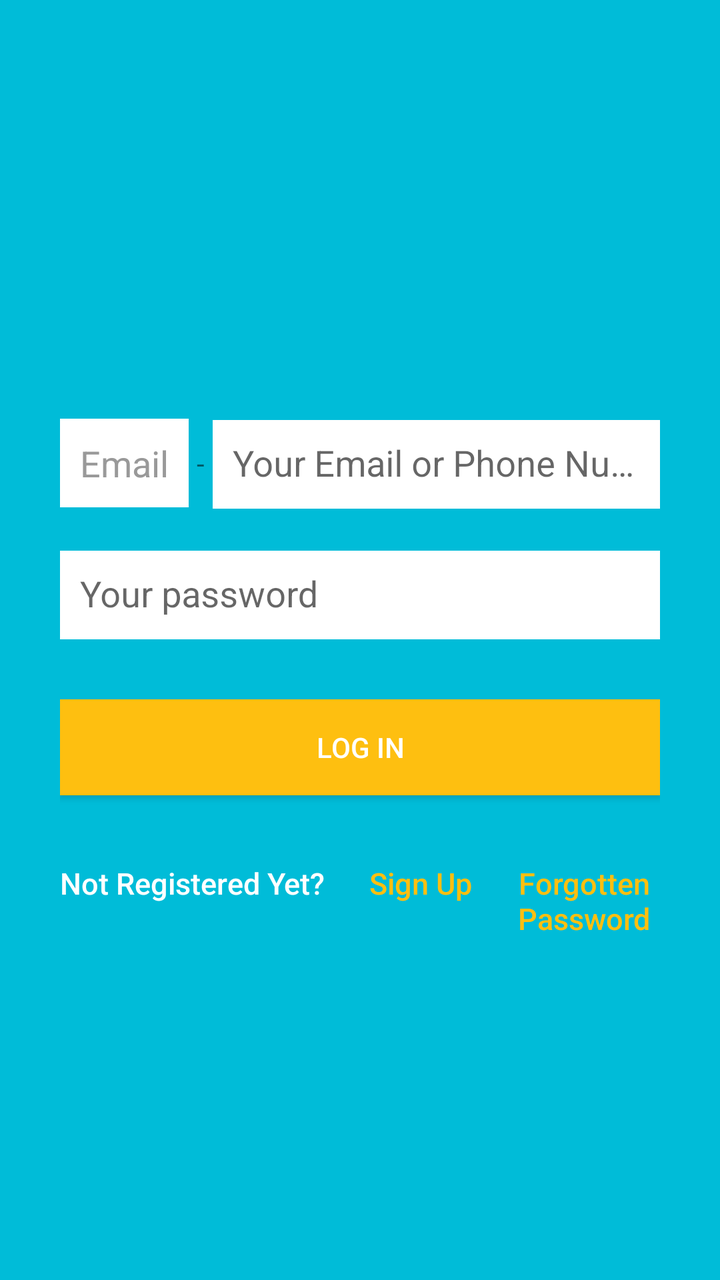
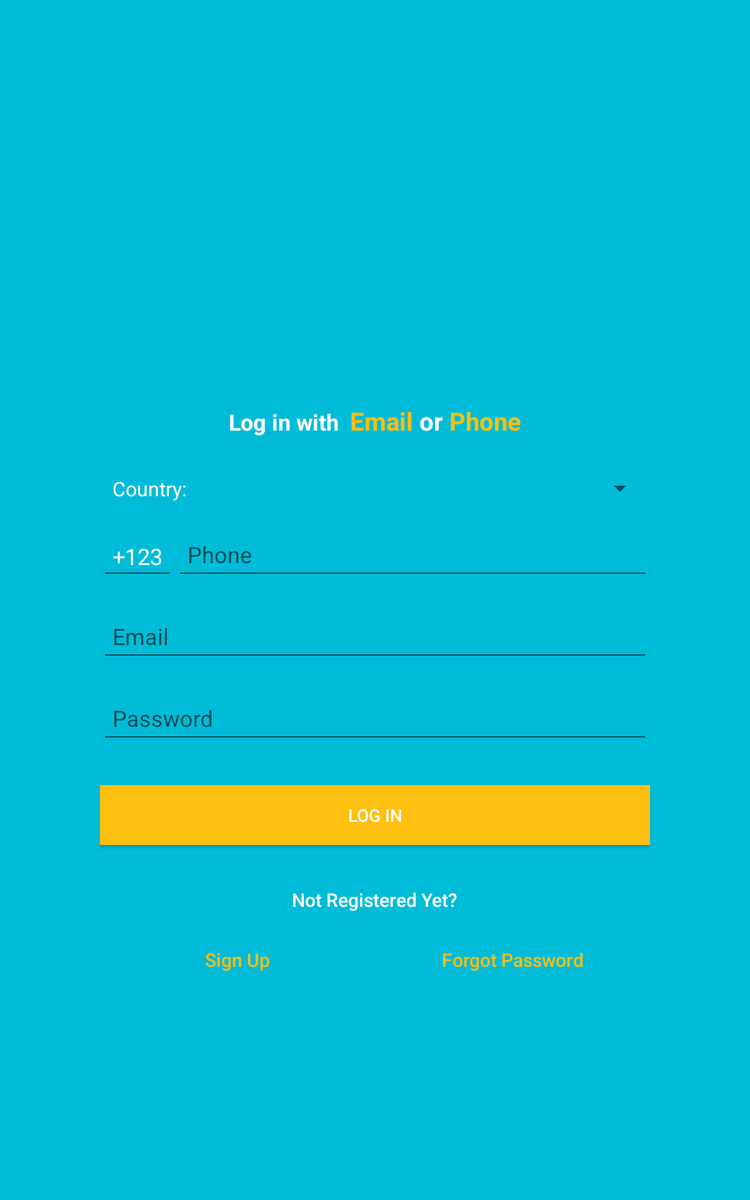

Two renders of one Android screen. The first uses the default layout on a phone; the second uses the alternative layout the repository ships for a different screen configuration, on a matching device. The two XML files are below.
<!-- AndroidManifest.xml: application theme AppTheme -->
<!-- res/layout/login_page.xml -->
<?xml version="1.0" encoding="utf-8"?>
<android.support.design.widget.CoordinatorLayout
    xmlns:android="http://schemas.android.com/apk/res/android"
    xmlns:app="http://schemas.android.com/apk/res-auto"
    android:layout_width="match_parent"
    android:layout_height="match_parent"
    android:fitsSystemWindows="true"
    >
    <ScrollView
        android:layout_width="fill_parent"
        android:layout_height="fill_parent"
        android:background="@color/colorPrimary"
        android:gravity="center"
        >
        <LinearLayout
            android:layout_width="fill_parent"
            android:layout_height="fill_parent"
            android:gravity="center"
            android:layout_gravity="center"
            android:orientation="vertical"
            android:padding="10dp" >

            
                
                
                
                
                

            <LinearLayout
                android:layout_width="fill_parent"
                android:layout_height="wrap_content"
                android:layout_gravity="center"
                android:orientation="vertical"
                android:paddingLeft="20dp"
                android:layout_marginTop="25dp"
                android:paddingRight="20dp" >


                <Spinner
                    android:layout_width="match_parent"
                    android:layout_height="wrap_content"
                    android:id="@+id/login_countries_spinner"
                    android:background="@color/white"
                    />
                <LinearLayout
                    android:layout_width="fill_parent"
                    android:layout_height="wrap_content"
                    android:gravity="center_vertical"
                    android:orientation="horizontal">
                    <EditText
                        android:id="@+id/txt_login_code"
                        android:layout_width="wrap_content"
                        android:layout_height="wrap_content"
                        android:background="@color/white"
                        android:hint="Email"
                        android:inputType="phone"
                        android:focusable="false"
                        android:padding="10dp"
                        android:textColor="@color/input_login"
                        android:textColorHint="@color/input_login_hint" />
                    <TextView
                        android:layout_width="wrap_content"
                        android:layout_height="wrap_content"
                        android:layout_marginLeft="4dp"
                        android:layout_marginRight="4dp"
                        android:text="-"/>
                    <android.support.design.widget.TextInputLayout
                        android:id="@+id/login_txtinput_phone"
                        android:layout_width="match_parent"
                        android:layout_height="wrap_content">
                        <EditText
                            android:id="@+id/txt_login_username"
                            android:layout_width="match_parent"
                            android:layout_height="wrap_content"
                            android:layout_marginBottom="10dp"
                            android:background="@color/white"
                            android:hint="Your Email or Phone Number"
                            android:padding="10dp"
                            android:textColor="@color/input_login"
                            android:textColorHint="@color/input_login_hint" />
                    </android.support.design.widget.TextInputLayout>
                </LinearLayout>

                <android.support.design.widget.TextInputLayout
                    android:id="@+id/login_inputtxt_password"
                    android:layout_width="match_parent"
                    android:layout_height="wrap_content">
                    <EditText
                        android:id="@+id/txt_login_userpass"
                        android:layout_width="fill_parent"
                        android:layout_height="wrap_content"
                        android:layout_marginBottom="10dp"
                        android:background="@color/white"
                        android:hint="Your password"
                        android:inputType="textPassword"
                        android:padding="10dp"
                        android:singleLine="true"
                        android:textColor="@color/input_login"
                        android:textColorHint="@color/input_login_hint" />
                </android.support.design.widget.TextInputLayout>
                

                <Button
                    android:id="@+id/btn_login_login"
                    android:layout_width="fill_parent"
                    android:layout_height="wrap_content"
                    android:layout_marginTop="20dip"
                    android:background="@color/btn_login_bg"
                    android:text="Log in"
                    android:textColor="@color/btn_login" />

                


                <LinearLayout
                    android:layout_width="match_parent"
                    android:orientation="horizontal"
                    android:gravity="center_horizontal"
                    android:layout_marginTop="20dp"
                    android:layout_height="wrap_content">
                    <Button
                        android:id="@+id/btnLinkToRegisterScreen"
                        android:layout_width="wrap_content"
                        android:layout_height="wrap_content"
                        android:background="@null"
                        android:text="Not Registered Yet? "
                        android:textAllCaps="false"
                        android:textColor="@color/btn_login"
                        android:textSize="15dp" />
                    <Button
                        android:id="@+id/btn_link_sign_up"
                        android:layout_width="wrap_content"
                        android:layout_height="wrap_content"
                        android:background="@null"
                        android:text="Sign Up"
                        android:textAllCaps="false"
                        android:textColor="@color/colorAccent"
                        android:textSize="15dp" />
                    <Button
                        android:id="@+id/btn_link_forgot_password"
                        android:layout_width="wrap_content"
                        android:layout_height="wrap_content"
                        android:background="@null"
                        android:text="Forgotten Password"
                        android:textAllCaps="false"
                        android:textColor="@color/colorAccent"
                        android:textSize="15dp" />
                </LinearLayout>

            </LinearLayout>



        </LinearLayout>
    </ScrollView>

</android.support.design.widget.CoordinatorLayout>
<!-- resources referenced by this layout -->
<resources>
  <color name="btn_login">#fff</color>
  <color name="btn_login_bg">#febf10</color>
  <color name="colorAccent">#febf10</color>
  <color name="colorPrimary">#00bcd8</color>
  <color name="input_login">#222222</color>
  <color name="input_login_hint">#999999</color>
  <color name="white">#ffffff</color>
  <style name="AppTheme" parent="Theme.AppCompat.Light.DarkActionBar">
          
          <item name="colorPrimary">@color/colorPrimary</item>
          <item name="colorPrimaryDark">@color/colorPrimaryDark</item>
          <item name="colorAccent">@color/colorAccent</item>
      </style>
  <color name="colorPrimaryDark">#00bcd8</color>
</resources>
<!-- res/layout-large/login_page.xml (the repository's variant of the layout above) -->
<!-- drawn on a 7-inch tablet held upright -->
<?xml version="1.0" encoding="utf-8"?>
<android.support.design.widget.CoordinatorLayout xmlns:android="http://schemas.android.com/apk/res/android"
    xmlns:app="http://schemas.android.com/apk/res-auto"
    xmlns:tools="http://schemas.android.com/tools"
    android:layout_width="match_parent"
    android:layout_height="match_parent"

    android:fitsSystemWindows="true">

    <ScrollView
        android:layout_width="fill_parent"
        android:layout_height="fill_parent"
        android:background="@color/colorPrimary"
        android:gravity="center">

        <LinearLayout
            android:layout_width="fill_parent"
            android:layout_height="fill_parent"
            android:layout_gravity="center"
            android:gravity="center"
            android:orientation="vertical"
            android:padding="10dp">

            <ImageView
                android:layout_width="250dp"
                android:layout_height="130dp"
                android:paddingBottom="20dp"
                android:src="@drawable/splashlogo_xhdpi" />

            <LinearLayout
                android:layout_width="match_parent"
                android:layout_height="wrap_content"
                android:layout_gravity="center"
                android:layout_marginTop="25dp"
                android:orientation="vertical"
                android:layout_marginLeft="50dp"
                android:layout_marginRight="50dp"
                android:paddingEnd="20dp"
                android:paddingLeft="20dp"
                android:paddingRight="20dp"
                android:paddingStart="20dp">

                <LinearLayout
                    android:layout_width="match_parent"
                    android:paddingBottom="20dp"
                    android:gravity="center_horizontal"
                    android:layout_height="wrap_content">

                    <TextView
                        android:layout_width="wrap_content"
                        android:layout_height="wrap_content"
                        android:text="Log in with  "
                        android:textStyle="bold"
                        android:textColor="@color/white"
                        android:textSize="18dp"/>

                    <TextView
                        android:id="@+id/txt_login_email"
                        android:layout_width="wrap_content"
                        android:layout_height="wrap_content"
                        android:text="Email"
                        android:textColor="@color/colorAccent"
                        android:textSize="20sp"
                        android:textStyle="bold" />

                    <TextView
                        android:layout_width="wrap_content"
                        android:layout_height="wrap_content"
                        android:text=" or "
                        android:textStyle="bold"
                        android:textColor="@color/white"
                        android:textSize="20dp"/>

                    <TextView
                        android:id="@+id/txt_login_phone"
                        android:layout_width="wrap_content"
                        android:layout_height="wrap_content"
                        android:text="Phone"
                        android:textColor="@color/colorAccent"
                        android:textSize="20sp"
                        android:textStyle="bold" />
                </LinearLayout>
                <LinearLayout
                    android:id="@+id/lyt_user_phone"
                    android:layout_width="match_parent"
                    android:orientation="vertical"
                    android:layout_height="wrap_content">
                    <LinearLayout
                        android:layout_width="match_parent"
                        android:orientation="horizontal"
                        android:layout_height="wrap_content">
                        <TextView
                            android:layout_width="wrap_content"
                            android:layout_height="match_parent"
                            android:padding="10dp"
                            android:textSize="16dp"
                            android:textColor="@color/white"
                            android:textColorHint="@color/colorAccent"
                            android:text="Country: " />
                        <Spinner
                            android:id="@+id/login_countries_spinner"
                            android:layout_width="match_parent"
                            android:layout_height="match_parent" />
                    </LinearLayout>
                    <LinearLayout
                        android:layout_width="fill_parent"
                        android:layout_height="wrap_content"
                        android:gravity="center_vertical"
                        android:orientation="horizontal">
                        <android.support.design.widget.TextInputLayout
                            android:id="@+id/login_input_phonecode"
                            android:layout_width="wrap_content"
                            android:layout_height="wrap_content">
                            <EditText
                                android:id="@+id/txt_login_code"
                                android:layout_width="wrap_content"
                                android:layout_height="wrap_content"
                                android:layout_marginBottom="10dp"
                                android:focusable="false"
                                android:inputType="phone"
                                android:padding="10dp"
                                android:textColor="@color/white"
                                android:textColorHint="@color/colorAccent"
                                tools:text="+123" />
                        </android.support.design.widget.TextInputLayout>

                        <android.support.design.widget.TextInputLayout
                            android:id="@+id/login_input_phone"
                            android:layout_width="match_parent"
                            android:layout_height="wrap_content">

                            <EditText
                                android:id="@+id/txt_login_userphone"
                                android:layout_width="match_parent"
                                android:layout_height="wrap_content"
                                android:layout_marginBottom="10dp"
                                android:hint="@string/form_text_phone"
                                android:textColorHint="@color/white"
                                android:inputType="phone"
                                android:padding="10dp"
                                android:textColor="@color/white" />
                        </android.support.design.widget.TextInputLayout>
                    </LinearLayout>
                </LinearLayout>
                <LinearLayout
                    android:id="@+id/lyt_user_email"
                    android:layout_width="match_parent"
                    android:layout_height="wrap_content">
                    <android.support.design.widget.TextInputLayout
                        android:id="@+id/login_input_email"
                        android:layout_width="match_parent"
                        android:layout_height="wrap_content">

                        <EditText
                            android:id="@+id/txt_login_useremail"
                            android:layout_width="fill_parent"
                            android:layout_height="wrap_content"
                            android:layout_marginBottom="10dp"
                            android:hint="@string/form_text_email"
                            android:inputType="textEmailAddress"
                            android:padding="10dp"
                            android:textColor="@color/white" />
                    </android.support.design.widget.TextInputLayout>
                </LinearLayout>



                <android.support.design.widget.TextInputLayout
                    android:id="@+id/login_input_password"
                    android:layout_width="match_parent"
                    android:layout_height="wrap_content">

                    <EditText
                        android:id="@+id/txt_login_userpass"
                        android:layout_width="fill_parent"
                        android:layout_height="wrap_content"
                        android:layout_marginBottom="10dp"
                        android:hint="@string/form_text_password"
                        android:inputType="textPassword"
                        android:padding="10dp"
                        android:textColor="@color/white" />
                </android.support.design.widget.TextInputLayout>
                

                <Button
                    android:id="@+id/btn_login_login"
                    android:layout_width="fill_parent"
                    android:layout_height="wrap_content"
                    android:layout_marginTop="20dip"
                    android:background="@color/btn_login_bg"
                    android:text="@string/action_log_in"
                    android:textColor="@color/btn_login" />

                


                <LinearLayout
                    android:layout_width="match_parent"
                    android:layout_height="wrap_content"
                    android:layout_marginTop="20dp"
                    android:gravity="center_horizontal"
                    android:orientation="vertical">

                    <Button
                        android:id="@+id/btnLinkToRegisterScreen"
                        android:layout_width="wrap_content"
                        android:layout_height="wrap_content"
                        android:background="@null"
                        android:text="@string/form_text_not_registered_yet"
                        android:textAllCaps="false"
                        android:textColor="@color/btn_login"
                        android:textSize="15sp" />
                    <LinearLayout
                        android:layout_width="match_parent"
                        android:orientation="horizontal"
                        android:gravity="center_horizontal"
                        android:weightSum="2"
                        android:layout_height="wrap_content">
                        <Button
                            android:id="@+id/btn_link_sign_up"
                            android:layout_width="match_parent"
                            android:layout_height="wrap_content"
                            android:layout_weight="1"
                            android:background="@null"
                            android:text="@string/action_sign_up"
                            android:textAllCaps="false"
                            android:textColor="@color/colorAccent"
                            android:textSize="15sp" />

                        <Button
                            android:id="@+id/btn_link_forgot_password"
                            android:layout_width="match_parent"
                            android:layout_height="wrap_content"
                            android:layout_weight="1"
                            android:background="@null"
                            android:text="@string/action_forgot_password"
                            android:textAllCaps="false"
                            android:textColor="@color/colorAccent"
                            android:textSize="15sp" />

                    </LinearLayout>


                </LinearLayout>

            </LinearLayout>


        </LinearLayout>
    </ScrollView>

</android.support.design.widget.CoordinatorLayout>
<!-- resources referenced by the variant -->
<!-- as a 7-inch tablet held upright resolves them -->
<resources>
  <color name="btn_login">#fff</color>
  <color name="btn_login_bg">#febf10</color>
  <color name="colorAccent">#febf10</color>
  <color name="colorPrimary">#00bcd8</color>
  <color name="white">#ffffff</color>
  <string name="action_forgot_password">Forgot Password</string>
  <string name="action_log_in">Log In</string>
  <string name="action_sign_up">Sign Up</string>
  <string name="form_text_email">Email</string>
  <string name="form_text_not_registered_yet">Not Registered Yet?</string>
  <string name="form_text_password">Password</string>
  <string name="form_text_phone">Phone</string>
  <style name="AppTheme" parent="Theme.AppCompat.Light.DarkActionBar">
          
          <item name="colorPrimary">@color/colorPrimary</item>
          <item name="colorPrimaryDark">@color/colorPrimaryDark</item>
          <item name="colorAccent">@color/colorAccent</item>
      </style>
  <color name="colorPrimaryDark">#00bcd8</color>
</resources>
